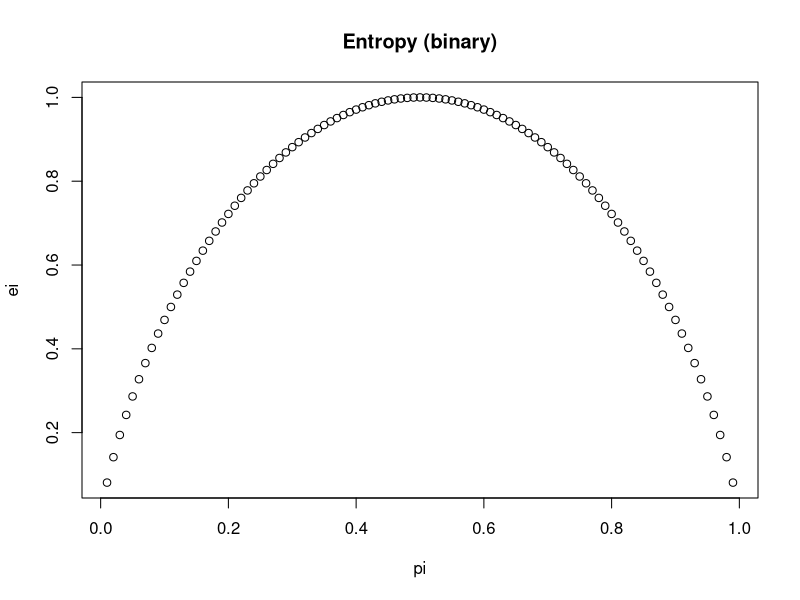
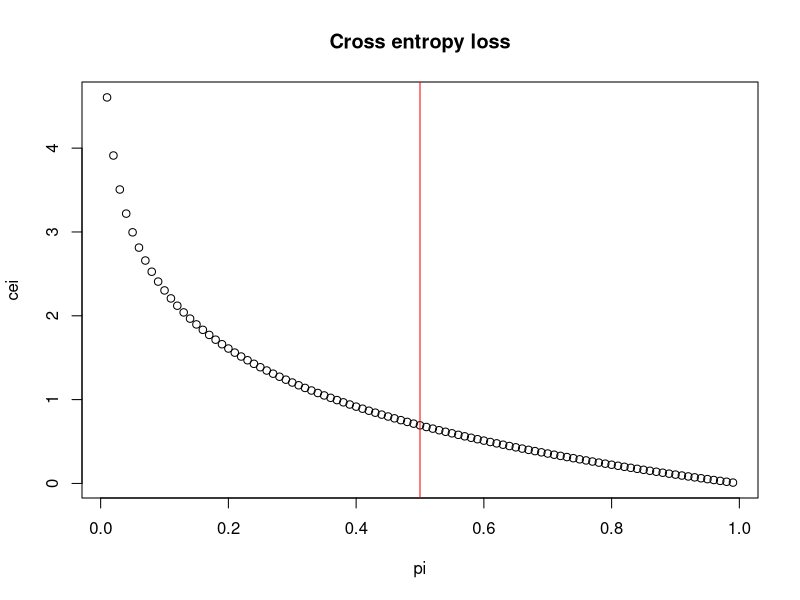

Generate these figures, in order, with R:
## ---- chunk 1
compute_binary_entropy <- function(p){
  e = -1*(p*log2(p) + (1-p)*log2(1-p))
  return(e)
}
compute_binary_entropy(0.01) 
compute_binary_entropy(0.99)
compute_binary_entropy(0.5) # evenly distributed, bad split
## ---- chunk 2
pi <- seq(0.01, 0.99, by = 0.01)
ei <- sapply(pi, compute_binary_entropy)
plot(pi, ei, main = 'Entropy (binary)')
## ---- chunk 3
ws <- 1/4 * 0 + 3/4 * compute_binary_entropy(1/3)
ws
## ---- chunk 4
compute_cross_entropy <- function(p, q){
  e = -1*(p*log(q) + (1-p)*log(1-q))
  return(e)
}
compute_cross_entropy(p=1, q = 0.9) 
compute_cross_entropy(p=1, q = 0.2) 
## ---- chunk 5
pi <- seq(0.01, 0.99, by = 0.01)
cei <- c()
for (i in 1:length(pi)){cei[i] <- compute_cross_entropy(p=1, q=pi[i])}
plot(pi, cei, main = 'Cross entropy loss')
abline(v = 0.5, col = 'red')
